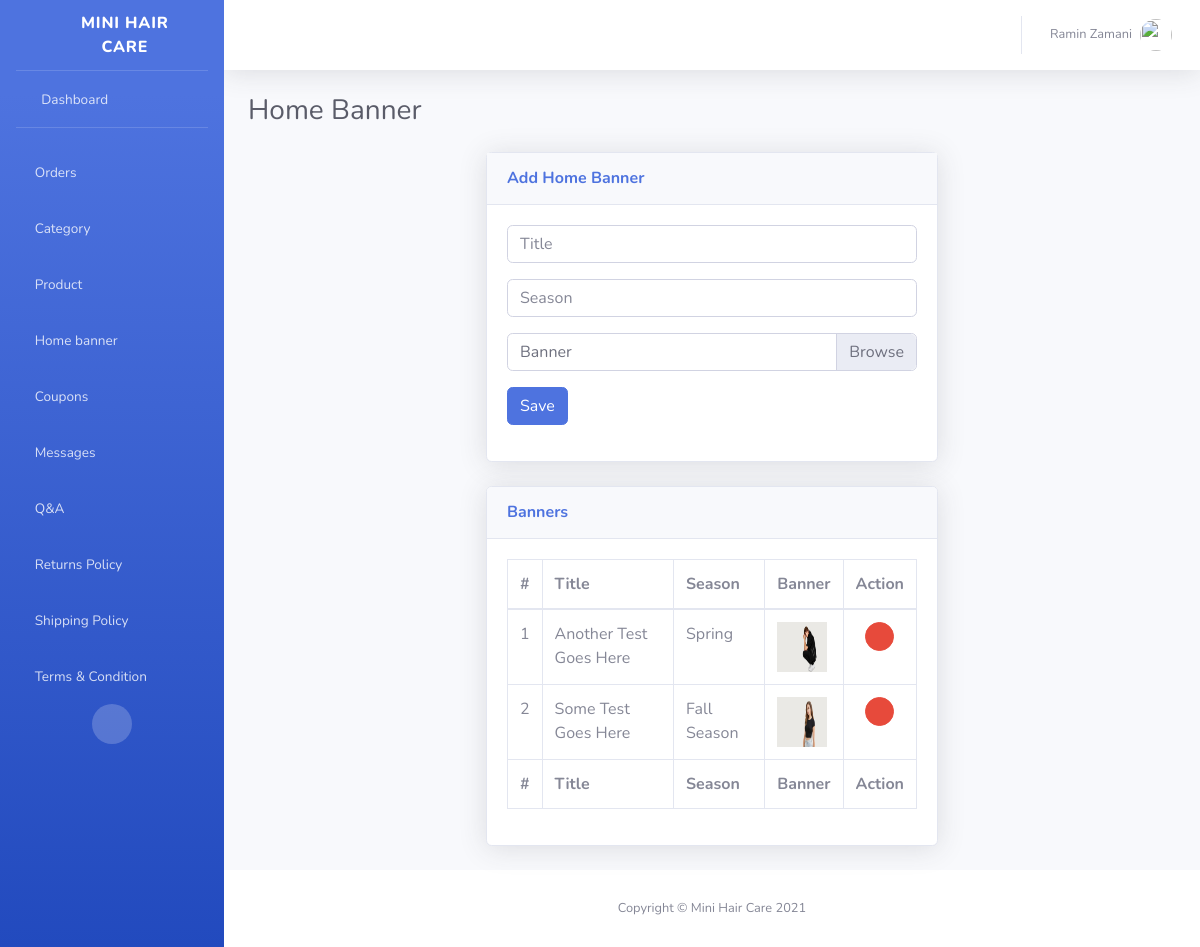
The app's page /homebanner/ (signed in) with its own data.
### miniadmin/models.py (models this page shows)
class HomeBanner(models.Model):
    title = models.CharField(max_length=255, null=True, blank=True)
    season = models.CharField(max_length=255, null=True, blank=True)
    banner = models.FileField(null=True, blank=True)
    user_pk = models.IntegerField()
    date = models.DateTimeField(auto_now_add=True)

### miniadmin/views.py (the view, shortened to what this page needs)
# urls.py: path('homebanner/', views.homebanner, name='homebanner'),
def homebanner(request):
    if request.user.is_authenticated:
        user_type = UserInfo.objects.get(user_pk = request.user.pk)
        if user_type.permission == 'superuser':
            new_orders = DatePurchase.objects.filter(view = 'notyet').count
            msg = None
            msgw = None
            get_banners = HomeBanner.objects.all().order_by('-pk')
            if request.method == 'POST' and 'banner_pk' in request.POST:
                banner = request.POST.get('banner_pk')
                get_banner = HomeBanner.objects.get(pk = banner)
                get_banner.delete()
                msg = 'Banner romeved successfully.'
        else:
            return redirect('/')
    else:
        return redirect('/')
    return render(request, 'homebanner.html',{
        'user_type':user_type,
        'get_banners':get_banners,
        'msg':msg,
        'msgw':msgw,
        'new_orders':new_orders,
    })

### miniadmin/templates/homebanner.html (shortened to what this page needs)
{% extends 'masteradmin.html' %}
{% load static %}
{% load humanize %}
{% block content %}
<div class="container-fluid">
    <div class="d-sm-flex align-items-center justify-content-between mb-4">
        <h1 class="h3 mb-0 text-gray-800">Home Banner</h1>
    </div>
    <div class="row justify-content-center">
        <div class="col-md-6">
            <form method="POST" enctype="multipart/form-data" class="card shadow mb-4">{% csrf_token %}
                <div class="card-header py-3">
                    <h6 class="m-0 font-weight-bold text-primary">Add Home Banner</h6>
                </div>
                <div class="card-body">
                    <input type="text" class="form-control mb-3" name="title" placeholder="Title" required>
                    <input type="text" class="form-control mb-3" name="season" placeholder="Season" required>
                    <div class="input-group mb-3">
                        <div class="custom-file">
                          <label class="custom-file-label" for="gallery-photo-add">Banner</label>
                        </div>
                    </div>
                    <button class="btn btn-primary mb-3" name="save_banner">Save</button>
                </div>
            </form>
            {% if get_banners %}
                <div class="card shadow mb-4">
                    <div class="card-header py-3">
                        <h6 class="m-0 font-weight-bold text-primary">Banners</h6>
                    </div>
                    <div class="card-body">
                        <div class="table-responsive">
                            <table class="table table-bordered" id="dataTable" width="100%" cellspacing="0">
                                <thead>
                                    <tr>
                                        <th>#</th>
                                        <th>Title</th>
                                        <th>Season</th>
                                        <th>Banner</th>
                                        <th class="text-center">Action</th>
                                    </tr>
                                </thead>
                                <tfoot>
                                    <tr>
                                        <th>#</th>
                                        <th>Title</th>
                                        <th>Season</th>
                                        <th>Banner</th>
                                        <th class="text-center">Action</th>
                                    </tr>
                                </tfoot>
                                <tbody>
                                    {% for get_banners in get_banners %}
                                    <tr>
                                        <td>{{forloop.counter}}</td>
                                        <td class="text-capitalize">{{get_banners.title}}</td>
                                        <td class="text-capitalize">{{get_banners.season}}</td>
                                        <td class="text-capitalize"><img src="{{get_banners.banner}}" height="50" width="50"></td>
                                        <td class="text-center">
                                            <a href="#" class="btn btn-danger btn-circle btn-sm" data-toggle="modal" data-target="#deleteModal{{get_banners.pk}}">
                                                <i class="fas fa-trash"></i>
                                            </a>
                                        </td>
                                    </tr>
                                    {% endfor %}
                                </tbody>
                            </table>
                        </div>
                    </div>
                </div>
            {% endif %}
        </div>
    </div>
</div>
{% endblock %}

### miniadmin/templates/masteradmin.html (shortened to what this page needs)
{% load static %}
<!DOCTYPE html>
<html lang="en">
<head>
    <link href="{% static 'adminpanel/vendor/fontawesome-free/css/all.min.css' %}" rel="stylesheet" type="text/css">
    <link href="{% static 'adminpanel/css/sb-admin-2.min.css' %}" rel="stylesheet">
</head>
<body id="page-top">
    <div id="wrapper">
        <ul class="navbar-nav bg-gradient-primary sidebar sidebar-dark accordion" id="accordionSidebar">
            <a class="sidebar-brand d-flex align-items-center justify-content-center" href="index.html">
                <div class="sidebar-brand-icon rotate-n-15">
                    <i class="fas fa-laugh-wink"></i>
                </div>
                <div class="sidebar-brand-text mx-3">Mini hair care</div>
            </a>
            <hr class="sidebar-divider my-0">
            <li class="nav-item">
                <a class="nav-link" href="/adminpanel">
                    <i class="fas fa-fw fa-tachometer-alt"></i>
                    <span>Dashboard</span></a>
            </li>
            <hr class="sidebar-divider">
            <li class="nav-item">
                <a class="nav-link" href="/adminpurchases">
                    <i class="fas fa-layer-group fa-cog"></i>
                    <span>Orders
                    </span></a>
            </li>
            <li class="nav-item">
                <a class="nav-link" href="/addcategory">
                    <i class="fas fa-layer-group fa-cog"></i>
                    <span>Category</span></a>
            </li>
            <li class="nav-item">
                <a class="nav-link collapsed" href="#" data-toggle="collapse" data-target="#collapseTwo"
                    aria-expanded="true" aria-controls="collapseTwo">
                    <i class="fas fa-plus-square fa-cog"></i>
                    <span>Product</span>
                </a>
            </li>
            <li class="nav-item">
                <a class="nav-link" href="/homebanner">
                    <i class="fas fa-layer-group fa-cog"></i>
                    <span>Home banner</span></a>
            </li>
            <li class="nav-item">
                <a class="nav-link" href="/coupon">
                    <i class="fas fa-layer-group fa-cog"></i>
                    <span>Coupons</span></a>
            </li>
            <li class="nav-item">
                <a class="nav-link" href="/messages">
                    <i class="fas fa-layer-group fa-cog"></i>
                    <span>Messages</span></a>
            </li>
            <li class="nav-item">
                <a class="nav-link collapsed" href="#" data-toggle="collapse" data-target="#collapseTwo1"
                    aria-expanded="true" aria-controls="collapseTwo1">
                    <i class="fas fa-plus-square fa-cog"></i>
                    <span>Q&A</span>
                </a>
            </li>
            <li class="nav-item">
                <a class="nav-link" href="/returnspolicyadmin">
                    <i class="fas fa-layer-group fa-cog"></i>
                    <span>Returns Policy</span></a>
            </li>
            <li class="nav-item">
                <a class="nav-link" href="/shippingpolicyadmin">
                    <i class="fas fa-layer-group fa-cog"></i>
                    <span>Shipping Policy</span></a>
            </li>
            <li class="nav-item">
                <a class="nav-link" href="/temrsadmin">
                    <i class="fas fa-layer-group fa-cog"></i>
                    <span>Terms & Condition</span></a>
            </li>
            <div class="text-center d-none d-md-inline">
                <button class="rounded-circle border-0" id="sidebarToggle"></button>
            </div>
        </ul>
        <div id="content-wrapper" class="d-flex flex-column">
            <div id="content">
                <nav class="navbar navbar-expand navbar-light bg-white topbar mb-4 static-top shadow">
                    <ul class="navbar-nav ml-auto">
                        <li class="nav-item dropdown no-arrow">
                            <a class="nav-link dropdown-toggle" href="#" id="userDropdown" role="button"
                                data-toggle="dropdown" aria-haspopup="true" aria-expanded="false">
                                <span class="mr-2 d-none d-lg-inline text-gray-600 small">{{request.user.first_name}} {{request.user.last_name}}</span>
                                {% if user_type.img %}
                                    <img class="img-profile rounded-circle"
                                        src="{{user_type.img}}">
                                {% else %}
                                    <img class="img-profile rounded-circle"
                                        src="{% static 'adminpanel/img/undraw_profile.svg' %}">
                                {% endif %}
                            </a>
                        </li>
                    </ul>
                </nav>
                {% block content %}{% endblock %}
            </div>
            <footer class="sticky-footer bg-white">
                <div class="container my-auto">
                    <div class="copyright text-center my-auto">
                        <span>Copyright &copy; Mini Hair Care 2021</span>
                    </div>
                </div>
            </footer>
        </div>
    </div>
</body>
</html>

### records on screen
HomeBanner: title "Another Test Goes Here", season "Spring", banner (picture)
HomeBanner: title "Some Test Goes Here", season "Fall Season", banner (picture)

### other values on screen
{{ request.user.first_name }} "Ramin"
{{ request.user.last_name }} "Zamani"
